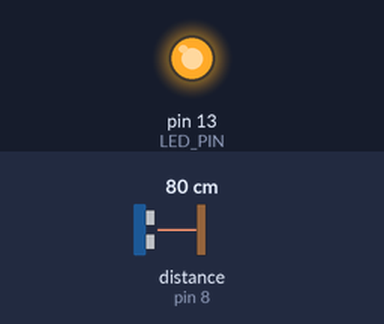
Bench run of a sketch on a simulated Arduino Uno, built with avr-gcc and run on an emulated ATmega328P. On the bench: output pins drawn as LEDs (lit = HIGH). Wiring (inferred from the names in the program): ultrasonic range finder: trigger pin 9; echo pin 8. The test bench sets the inputs (shaded band); at power-on: distance to the obstacle (sensor on pin 8) 80 cm. The echo pulse lasts 58.3 µs per cm; pins used as bus, display or sensor lines are not drawn.

Above: at 1.2 s.
1.3 s: distance to the obstacle (sensor on pin 8) set to 10 cm
2.8 s: distance to the obstacle (sensor on pin 8) set to 7 cm
At 3.6 s:
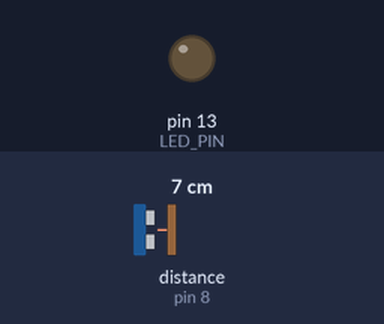
4.5 s: distance to the obstacle (sensor on pin 8) set to 9 cm
At 4.9 s:
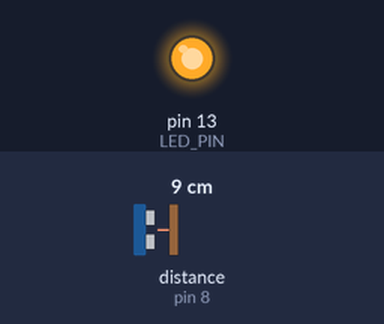
6.0 s: distance to the obstacle (sensor on pin 8) set to 2 cm
At 7.4 s:
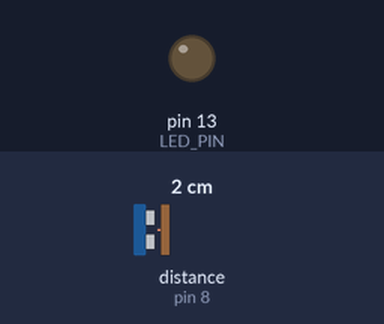
Timing chart, 0 to 8.5 s (numbered marks = the images above; inputs shaded):
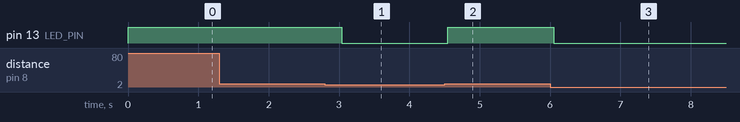

The sketch:

detect.ino
```cpp
const int TRIG_PIN = 9;
const int ECHO_PIN = 8;
const int LED_PIN = 13;
const int THRESHOLD = 500;

void setup() {
  Serial.begin(9600);
  pinMode(TRIG_PIN, OUTPUT);
  pinMode(ECHO_PIN, INPUT);
  pinMode(LED_PIN, OUTPUT);
  digitalWrite(LED_PIN, LOW);
}

void loop() {
    digitalWrite(TRIG_PIN, HIGH);
    delayMicroseconds(10);
    digitalWrite(TRIG_PIN, LOW);

    unsigned long duration = pulseIn(ECHO_PIN, HIGH);

    if (duration > THRESHOLD) digitalWrite(LED_PIN, HIGH);
    else digitalWrite(LED_PIN, LOW);

    delay(250);
}
```

Measured:
- the behaviour switches between 9 and 8 cm on distance to the obstacle (sensor on pin 8) (found by bisection; images 0 and 1)
- after the input at 1.3 s, every drawn part: stays the same
- after the input at 2.8 s, pin 13 (LED_PIN): HIGH → LOW after 0.24 s
- after the input at 4.5 s, pin 13 (LED_PIN): LOW → HIGH at once
- after the input at 6.0 s, pin 13 (LED_PIN): HIGH → LOW after 0.05 s
